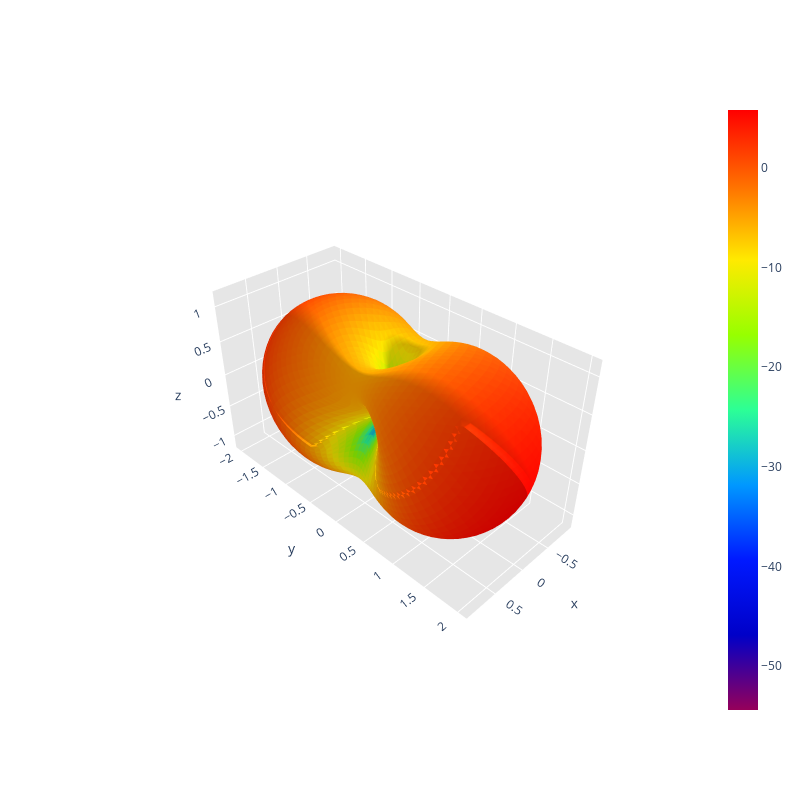

The notebook cell saved with this chart:
### Code cell
# Maillage dense pour une sphère utilisée dans les calculs de rayonnement
filename_sphere_dense = '../../data/sphere_mesh/sphere_dense.mat'

mesh2_mat = 'data/antennas_mesh2/array_linear_1_mesh2.mat'
current_mat = 'data/antennas_current/array_linear_1_current.mat'
gain_power_mat = 'data/antennas_gain_power/array_linear_1_gain_power.mat'

observationPoint = np.array([100, 0, 0])

calculate_electric_magnetic_field_at_point(mesh2_mat, current_mat, observationPoint, radiation=True)

print("Calculating radiation intensity distribution over sphere surface...")
radiation_intensity_distribution_over_sphere_surface(mesh2_mat, current_mat, filename_sphere_dense, radiation=True)

# Étape 3 : Génération du diagramme de directivité
print("Generating antenna directivity pattern...")
antenna_directivity_pattern(mesh2_mat, current_mat, gain_power_mat, radiation=True)

### Figure 1 — Plotly figure (JSON) as saved in the notebook; plotly's stock layout.template omitted (floating-point values rounded to 4 significant figures; data arrays with more than 128 entries replaced by an {"elided": "..."} marker saying what was removed)
{"data": [{"facecolor": {"elided": "8000 str values"}, "i": {"elided": "8000 int values"}, "j": {"elided": "8000 int values"}, "k": {"elided": "8000 int values"}, "name": "", "type": "mesh3d", "x": {"elided": "4002 float values"}, "y": {"elided": "4002 float values"}, "z": {"elided": "4002 float values"}}, {"hoverinfo": "none", "marker": {"color": [-54.39, 5.811], "colorscale": [[0, "rgb(150, 0, 90)"], [0.125, "rgb(0, 0, 200)"], [0.25, "rgb(0, 25, 255)"], [0.375, "rgb(0, 152, 255)"], [0.5, "rgb(44, 255, 150)"], [0.625, "rgb(151, 255, 0)"], [0.75, "rgb(255, 234, 0)"], [0.875, "rgb(255, 111, 0)"], [1, "rgb(255, 0, 0)"]], "showscale": true, "size": 0.1}, "mode": "markers", "showlegend": false, "type": "scatter3d", "x": [6.179e-05], "y": [4.489e-05], "z": [0.0009971]}], "layout": {"height": 800, "scene": {"aspectratio": {"x": 0.466, "y": 1, "z": 0.5691}, "xaxis": {"backgroundcolor": "rgb(230, 230, 230)", "gridcolor": "rgb(255, 255, 255)", "showbackground": true, "zerolinecolor": "rgb(255, 255, 255)"}, "yaxis": {"backgroundcolor": "rgb(230, 230, 230)", "gridcolor": "rgb(255, 255, 255)", "showbackground": true, "zerolinecolor": "rgb(255, 255, 255)"}, "zaxis": {"backgroundcolor": "rgb(230, 230, 230)", "gridcolor": "rgb(255, 255, 255)", "showbackground": true, "zerolinecolor": "rgb(255, 255, 255)"}}, "title": {"text": ""}, "width": 800}}
